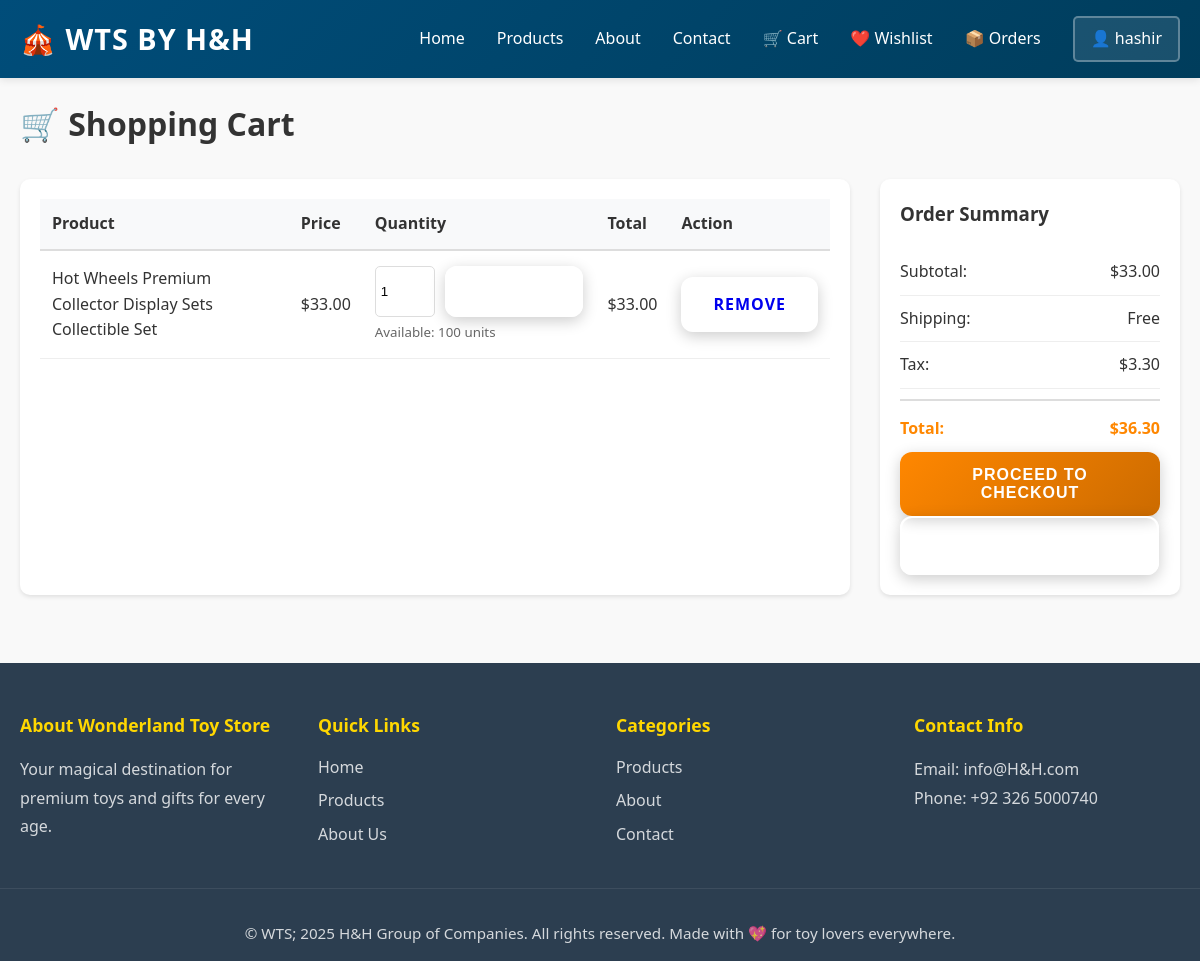
Before: /cart (signed in) with the older database file.
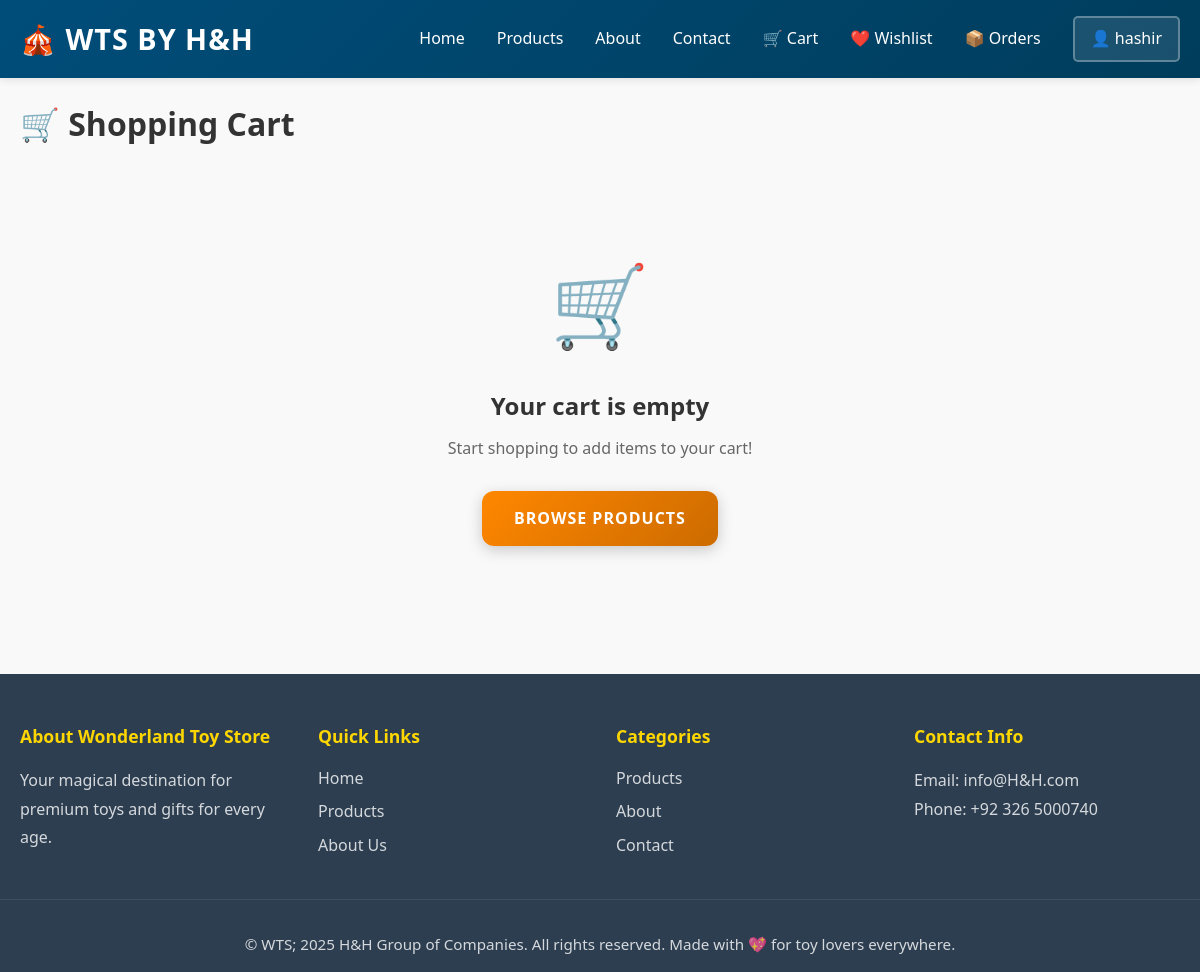
After: the same page with the newer database file.
### app/models.py (models this page shows, shortened)
class CartItem(db.Model):
    __tablename__ = 'cart_items'
    id = db.Column(db.Integer, primary_key=True)
    cart_id = db.Column(db.Integer, db.ForeignKey('carts.id'), nullable=False)
    product_id = db.Column(db.Integer, db.ForeignKey('products.id'), nullable=False)
    quantity = db.Column(db.Integer, default=1, nullable=False)
    added_at = db.Column(db.DateTime, default=datetime.utcnow)

class Product(db.Model):
    __tablename__ = 'products'
    id = db.Column(db.Integer, primary_key=True)
    name = db.Column(db.String(120), nullable=False)
    price = db.Column(db.Float, nullable=False)
    description = db.Column(db.Text)
    stock = db.Column(db.Integer, default=0)
    category_id = db.Column(db.Integer, db.ForeignKey('categories.id'), nullable=True)
    image_filename = db.Column(db.String(255), nullable=True)
    is_featured = db.Column(db.Boolean, default=False)
    created_at = db.Column(db.DateTime, default=datetime.utcnow)
    updated_at = db.Column(db.DateTime, default=datetime.utcnow, onupdate=datetime.utcnow)
    orders = db.relationship('Order', backref='product', lazy=True)
    cart_items = db.relationship('CartItem', backref='product', lazy=True)
    wishlist_items = db.relationship('Wishlist', backref='product', lazy=True, cascade='all, delete-orphan')

### app/routes.py (the view)
@main_bp.route('/cart')
def view_cart():
    if not current_user.is_authenticated:
        flash('Please login to view your cart', 'warning')
        return redirect(url_for('main.login', next=url_for('main.view_cart')))
    cart = current_user.cart or Cart(user_id=current_user.id)
    return render_template('cart.html', title='Shopping Cart', cart=cart)

### app/models.py (called while the page is built)
    def get_total(self):
        return sum(item.product.price * item.quantity for item in self.items)

### app/templates/cart.html (shortened to what this page needs)
{% extends "base.html" %}
{% block content %}
<div class="container">
    <h1>🛒 Shopping Cart</h1>
    {% if cart and cart.items %}
        <div class="cart-wrapper">
            <div class="cart-items">
                <table class="cart-table">
                    <thead>
                        <tr>
                            <th>Product</th>
                            <th>Price</th>
                            <th>Quantity</th>
                            <th>Total</th>
                            <th>Action</th>
                        </tr>
                    </thead>
                    <tbody>
                        {% for item in cart.items %}
                            <tr>
                                <td>{{ item.product.name }}</td>
                                <td>${{ "%.2f"|format(item.product.price) }}</td>
                                <td>
                                    <form method="POST" action="{{ url_for('main.update_cart_item', item_id=item.id) }}" class="quantity-form">
                                        <input type="number" name="quantity" value="{{ item.quantity }}" min="1" max="{{ item.product.stock }}">
                                        <button type="submit" class="btn btn-sm btn-secondary">Update</button>
                                    </form>
                                    <small style="color: #666; display: block; margin-top: 5px;">Available: {{ item.product.stock }} units</small>
                                </td>
                                <td>${{ "%.2f"|format(item.product.price * item.quantity) }}</td>
                                <td>
                                    <a href="{{ url_for('main.remove_from_cart', item_id=item.id) }}" class="btn btn-sm btn-danger" onclick="return confirm('Remove item?')">Remove</a>
                                </td>
                            </tr>
                        {% endfor %}
                    </tbody>
                </table>
            </div>
            <div class="cart-summary">
                <div class="summary-card">
                    <h3>Order Summary</h3>
                    <div class="summary-row">
                        <span>Subtotal:</span>
                        <span>${{ "%.2f"|format(cart.get_total()) }}</span>
                    </div>
                    <div class="summary-row">
                        <span>Shipping:</span>
                        <span>Free</span>
                    </div>
                    <div class="summary-row">
                        <span>Tax:</span>
                        <span>${{ "%.2f"|format(cart.get_total() * 0.1) }}</span>
                    </div>
                    <div class="summary-row total">
                        <span>Total:</span>
                        <span>${{ "%.2f"|format(cart.get_total() * 1.1) }}</span>
                    </div>
                    <form method="POST" action="{{ url_for('main.checkout') }}">
                        <button type="submit" class="btn btn-primary btn-block">Proceed to Checkout</button>
                    </form>
                    <a href="{{ url_for('main.products') }}" class="btn btn-secondary btn-block">Continue Shopping</a>
                </div>
            </div>
        </div>
    {% else %}
        <div class="empty-cart">
            <div class="empty-cart-icon">🛒</div>
            <h2>Your cart is empty</h2>
            <p>Start shopping to add items to your cart!</p>
            <a href="{{ url_for('main.products') }}" class="btn btn-primary">Browse Products</a>
        </div>
    {% endif %}
</div>
{% endblock %}

Changed rows visible on the page:
removed CartItem: product.name "Hot Wheels Premium Collector Display Sets Collectible Set", quantity "1", product.stock "100"
no longer on this page (row unchanged): Product: product.price "33.00", item.product.price*item.quantity "33.00", get_total "33.00", cart.get_total()*0.1 "3.30", cart.get_total()*1.1 "36.30"
Other visible differences:
text no longer shown: "Product Price Quantity Total Action Order Summary Subtotal: $ Shipping: Free Tax: $ Total: $ PROCEED TO CHECKOUT"
text now shown: "🛒 Your cart is empty Start shopping to add items to your cart! BROWSE PRODUCTS"
